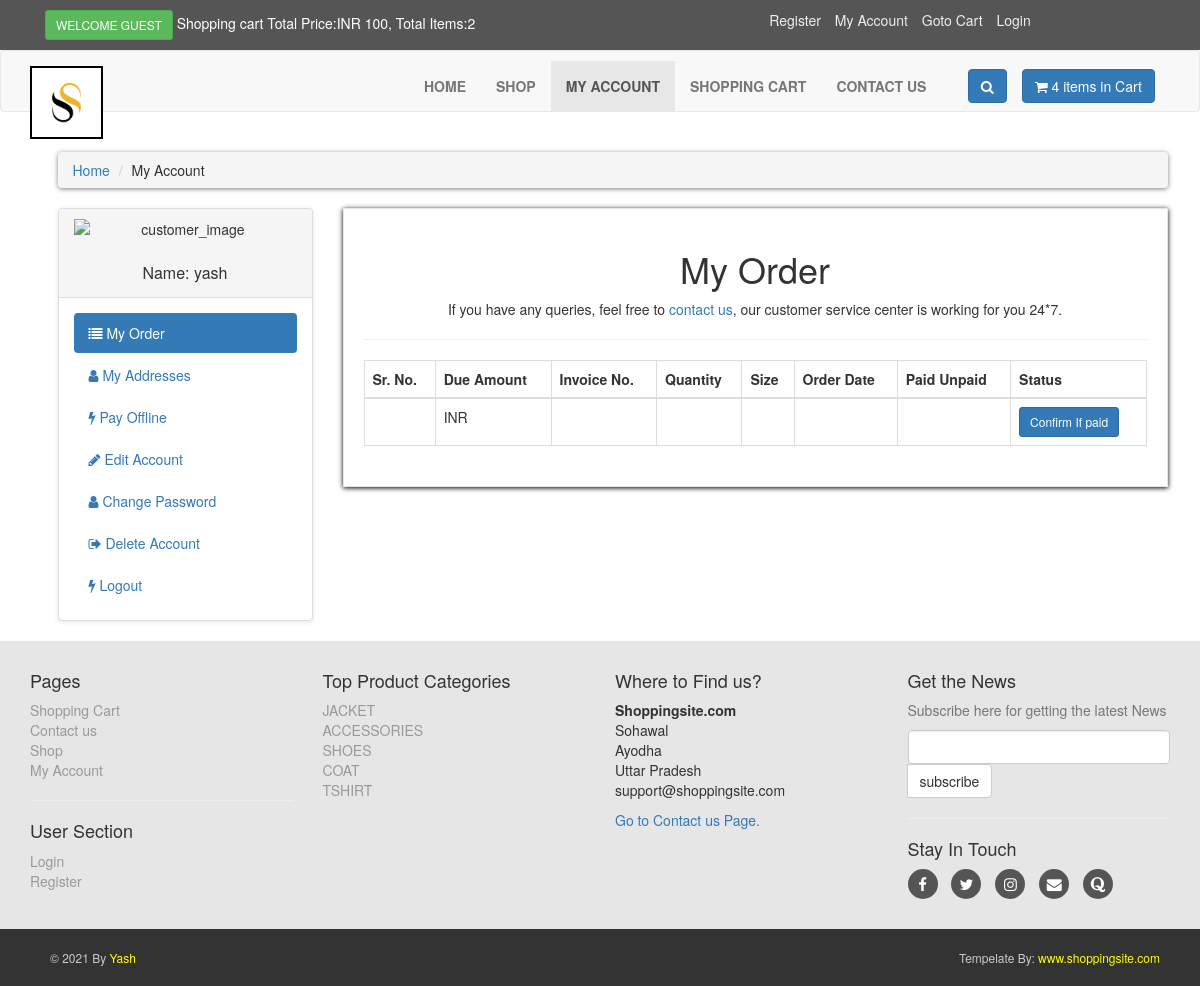
/customer/my_account.php?my_order (signed in), run on the app's committed database.
### tables this page shows
CREATE TABLE `customers` (
  `customer_id` int(255) NOT NULL,
  `customer_name` varchar(1000) NOT NULL,
  `customer_email` varchar(255) NOT NULL,
  `customer_pass` varchar(100) NOT NULL,
  `customer_country` text NOT NULL,
  `customer_city` text NOT NULL,
  `customer_contact` varchar(255) NOT NULL,
  `customer_add` varchar(500) NOT NULL,
  `customer_image` varchar(255) NOT NULL,
  `customer_ip` varchar(255) NOT NULL
);

CREATE TABLE `customer_order` (
  `order_id` int(100) NOT NULL,
  `customer_id` int(100) NOT NULL,
  `product_id` int(100) NOT NULL,
  `due_amount` int(100) NOT NULL,
  `invoice_no.` varchar(100) NOT NULL,
  `qty` int(10) NOT NULL,
  `size` varchar(100) NOT NULL,
  `order_date` timestamp NOT NULL DEFAULT CURRENT_TIMESTAMP ON UPDATE CURRENT_TIMESTAMP,
  `order_status` varchar(100) NOT NULL
);

CREATE TABLE `product_categories` (
  `p_cat_id` int(11) NOT NULL,
  `p_cat_title` text NOT NULL,
  `p_cat_desc` text NOT NULL
);

### customer/my_order.php (the view)
<div class="box">
    <center>
        <h1>
            My Order
        </h1>
        <p>
            If you have any queries, feel free to <a href="../contactus.php"> contact us</a>, our customer service center is working for you 24*7.
        </p>
    </center>
    <hr>
    <div class="table-responsive">
        <table class="table table-bordered table-hover">
            <thead>
                <tr>
                    <th>Sr. No.</th>
                    <th>Due Amount</th>
                    <th>Invoice No.</th>
                    <th>Quantity</th>
                    <th>Size</th>
                    <th>Order Date</th>
                    <th>Paid Unpaid</th>
                    <th>Status</th>
                </tr>
            </thead>
            <tbody>
            <?php
                $customer_session=$_SESSION['customer_email'];
                $get_customer="SELECT * FROM customers WHERE customer_email='$customer_session'";
                $run_cust=mysqli_query($conn,$get_customer);
                $row_cust=mysqli_fetch_array($run_cust);
                $customer_id=$row_cust['customer_id'];
                $get_order="SELECT * FROM customer_order WHERE customer_id='$customer_id'";
                $run_order=mysqli_query($conn,$get_order);
                $i=0;
                while($row_order=mysqli_fetch_array($run_order)){
                    $order_id=$row_order['order_id'];
                    $order_due_amount=$row_order['due_amount'];
                    $order_invoice_no=$row_order['invoice_no'];
                    $order_qty=$row_order['qty'];
                    $order_size=$row_order['size'];
                    $order_date=substr($row_order['order_date'],0,11);
                    $order_status=$row_order['status'];
                    $i++;
                    if($order_status=='pending'){
                        $order_status="unpaid";
                    }else{
                        $order_status="paid";
                    }
            ?>
                <tr>
                    <td><?php $i ?></td>
                    <td>INR <?php $order_due_amount ?></td>
                    <td><?php $order_invoice_no ?></td>
                    <td><?php $order_qty ?></td>
                    <td><?php $order_size ?></td>
                    <td><?php $order_date ?></td>
                    <td><?php $order_status ?></td>
                    <td><a href="confirm.php?order_id=<?php echo $order_id ?>" target="_blank" class="btn btn-primary btn-sm">Confirm If paid</a></td>
                </tr>
                <?php } ?>
            </tbody>
        </table>
    </div>
</div>

### customer/includes/sidebar.php
<div class="panel panel-default sidebar-menu">
    <div class="panel-heading">
        <?php
        $session_customer=$_SESSION['customer_email'];
        $get_cust="SELECT * FROM customers WHERE customer_email='$session_customer'";
        $run_cust=mysqli_query($conn,$get_cust);
        $row_cust=mysqli_fetch_array($run_cust);
        $customer_image=$row_cust['customer_image'];
        $customer_name=$row_cust['customer_name'];
        if(!isset($_SESSION['customer_email'])){
        }else{
        echo "<center>
            <img src='customer_images/$customer_image' alt='customer_image' class='img-responsive'>
        </center>
        <br>
        <h3 align='center' class='panel-title'>Name: $customer_name</h3>";
        }
        ?>
    </div>
    <div class="panel-body">
        <ul class="nav nav-pills nav-stacked">
            <li class="<?php if(isset($_GET['my_order'])){echo "active";}?> ">
                <a href="my_account.php?my_order"> <i class="fa fa-list"> </i> My Order</a>
            </li>
            <li class="<?php if(isset($_GET['my_address']))echo "active"; ?>">
                <a href="my_account.php?my_address">
                <i class="fa fa-user"> </i> My Addresses</a>
            </li>
            <li class="<?php if(isset($_GET['pay_offline']))echo "active"; ?>">
                <a href="my_account.php?pay_offline">
                <i class="fa fa-bolt"> </i> Pay Offline</a>
            </li>
            <li class="<?php if(isset($_GET['edit_act']))echo "active"; ?>">
                <a href="my_account.php?edit_act">
                <i class="fa fa-pencil"> </i> Edit Account</a>
            </li>
            <li class="<?php if(isset($_GET['change_pass']))echo "active"; ?>">
                <a href="my_account.php?change_pass">
                <i class="fa fa-user"> </i> Change Password</a>
            </li>
            <li class="<?php if(isset($_GET['delete_ac']))echo "active"; ?>">
                <a href="my_account.php?delete_ac">
                <i class="fa fa-sign-out"> </i> Delete Account</a>
            </li>
            <li class="<?php if(isset($_GET['logout']))echo "active"; ?>">
                <a href="my_account.php?logout">
                <i class="fa fa-bolt"> </i> Logout</a>
            </li>
        </ul>
    </div>
</div>

### customer/includes/footer.php (shortened to what this page needs)
<?php
include("includes/db.php");
?>
<div id="footer">
    <div class="container">
        <div class="row">
            <div class="col-md-3 col-sm-6">
                <h4>Pages</h4>
                <ul>
                    <li><a href="../cart.php">Shopping Cart</a></li>
                    <li><a href="../contact.php">Contact us</a></li>
                    <li><a href="../shop.php">Shop</a></li>
                    <li><a href="my_account.php">My Account</a></li>
                </ul>
                <hr>
                <h4>User Section</h4>
                <ul>
                    <li><a href="../checkout.php">Login</a></li>
                    <li><a href="../customer_registration.php">Register</a></li>
                </ul>
            </div>
            <div class="col-md-3 col-sm-6">
                <h4>Top Product Categories</h4>
                <ul>
                    <?php
                    $get_p_cats="SELECT * FROM product_categories";
                    $run_p_cats=mysqli_query($conn,$get_p_cats);
                    while($row_p_cat=mysqli_fetch_array($run_p_cats)){
                        $p_cat_id=$row_p_cat['p_cat_id'];
                        $p_cat_title=$row_p_cat['p_cat_title'];
                        echo "<li><a href='shop.php?p_cat=$p_cat_id'>$p_cat_title</a></li>";
                    }
                    ?>
                </ul>
            </div>
            <div class="col-md-3 col-sm-6">
                <h4>Where to Find us?</h4>
                <p>
                    <strong>Shoppingsite.com</strong>
                    <br>Sohawal
                    <br>Ayodha
                    <br>Uttar Pradesh
                    <br>support@shoppingsite.com
                </p>
                <a href="contact.php">Go to Contact us Page.</a>
            </div>
            <div class="col-md-3 col-sm-6">
                <h4>Get the News</h4>
                <p class="text-muted">
                    Subscribe here for getting the latest News
                </p>
                <form action="" method="post">
                    <div class="input-green">
                        <input type="text" name="email" class="form-control">
                        <span class="input-group-btn">
                        <input type="submit" class="btn btn-default" value="subscribe">
                        </span>
                    </div>
                </form>
                <hr>
                <h4>Stay In Touch</h4>
                <p class="social">
                <a href="#"><i class="fa fa-facebook"></i></a>
                <a href="#"><i class="fa fa-twitter"></i></a>
                <a href="#"><i class="fa fa-instagram"></i></a>
                <a href="#"><i class="fa fa-envelope"></i></a>
                <a href="#"><i class="fa fa-quora"></i></a>
                </p>
            </div>
        </div>
    </div>
</div>
<div class="copyright">
                <div class="container">
                    <div class="col-md-6">
                        <p class="pull-left">
                            &copy; 2021 By <span style="color:#ffff00">Yash<span>
                        </p>
                    </div>
                    <div class="col-md-6">
                        <p class="pull-right">
                            Tempelate By: <a href="index.php">www.shoppingsite.com</a>
                        </p>
                    </div>
                </div>
            </div>

### style.css (style rules this page uses)
body { font-family: "Roboto",Helvetica,Arial,sans-serif; font-size: 14px; line-height: 1.42857; color: #333333; background-color: #f0f0f0; }
.btn-primary { color: rgb(255,255,255); background-color: rgb(79,191,168); border-color: rgb(65,179,156); }
.box { background:#fff; margin: 0 0 30px; border: solid 1px #e6e6e6; padding: 20px; box-shadow: 0 1px 5px rgba(0,0,0,1); }
#content .panel.sidebar-menu { box-sizing: border-box; box-shadow: 0 1px 5px rgba(0,0,0,0.1); }
#content .panel.sidebar-menu h3 { padding: 5px 0px; margin: 0; }
#footer { background:#e6e6e6; padding:20px 0; }
#footer ul { padding-left:0; list-style:none; }
#footer ul a { color:#999999; padding:20px 0; }
#footer .social { text-align: left; }
#footer .social a { margin: 0 10px 0 0; color:#fff; display: inline-block; width: 30px; height: 30px; border-radius: 15px; line-height: 30px; font-size: 15px; text-align: center; transform: all 0.2s ease-out; vertical-align: botton; background-color: #555555; }
.copyright { background: #333; color: #ccc; padding: 20px; font-size: 12px; }
.copyright a { color: #ffff00; }
.copyright p { margin: 0; }

### data on the page
customers: customer_name "yash"
product_categories: p_cat_title "JACKET"
product_categories: p_cat_title "ACCESSORIES"
product_categories: p_cat_title "SHOES"
product_categories: p_cat_title "COAT"
product_categories: p_cat_title "TSHIRT"
